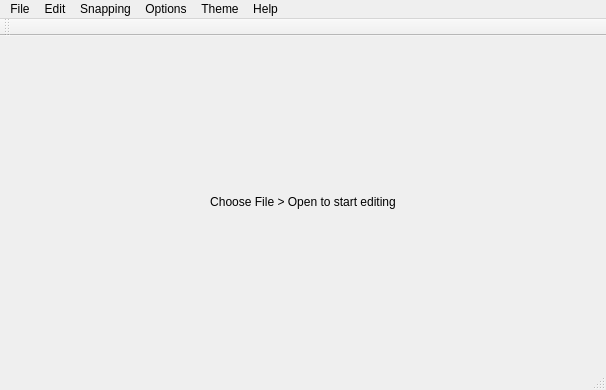
<?xml version="1.0" encoding="UTF-8"?>
<ui version="4.0">
 <class>EditorMainWindow</class>
 <widget class="QMainWindow" name="EditorMainWindow">
  <property name="geometry">
   <rect>
    <x>0</x>
    <y>0</y>
    <width>606</width>
    <height>390</height>
   </rect>
  </property>
  <property name="windowTitle">
   <string/>
  </property>
  <property name="windowIcon">
   <iconset>
    <normaloff>:/images/app.ico</normaloff>:/images/app.ico</iconset>
  </property>
  <widget class="QWidget" name="centralwidget">
   <layout class="QHBoxLayout" name="horizontalLayout">
    <property name="leftMargin">
     <number>0</number>
    </property>
    <property name="topMargin">
     <number>0</number>
    </property>
    <property name="rightMargin">
     <number>0</number>
    </property>
    <property name="bottomMargin">
     <number>0</number>
    </property>
    <item>
     <widget class="QStackedWidget" name="stackedWidget">
      <property name="currentIndex">
       <number>0</number>
      </property>
      <widget class="QWidget" name="page">
       <layout class="QHBoxLayout" name="horizontalLayout_3">
        <item>
         <widget class="QLabel" name="lblStatus">
          <property name="text">
           <string>Choose File &gt; Open to start editing</string>
          </property>
          <property name="alignment">
           <set>Qt::AlignCenter</set>
          </property>
         </widget>
        </item>
       </layout>
      </widget>
      <widget class="QWidget" name="page_2">
       <layout class="QHBoxLayout" name="horizontalLayout_2">
        <item>
         <widget class="QTabWidget" name="tabWidget">
          <property name="enabled">
           <bool>true</bool>
          </property>
          <property name="tabPosition">
           <enum>QTabWidget::North</enum>
          </property>
          <property name="tabShape">
           <enum>QTabWidget::Rounded</enum>
          </property>
          <property name="currentIndex">
           <number>-1</number>
          </property>
          <property name="documentMode">
           <bool>true</bool>
          </property>
          <property name="tabsClosable">
           <bool>true</bool>
          </property>
          <property name="movable">
           <bool>true</bool>
          </property>
         </widget>
        </item>
       </layout>
      </widget>
     </widget>
    </item>
   </layout>
  </widget>
  <widget class="QMenuBar" name="menubar">
   <property name="geometry">
    <rect>
     <x>0</x>
     <y>0</y>
     <width>606</width>
     <height>21</height>
    </rect>
   </property>
   <widget class="QMenu" name="menuFile">
    <property name="title">
     <string>File</string>
    </property>
    <addaction name="actionNew_project"/>
    <addaction name="actionOpen_project"/>
    <addaction name="actionConvert_relive_data_folder_to_project"/>
    <addaction name="actionNew_path"/>
    <addaction name="action_open_path"/>
    <addaction name="separator"/>
    <addaction name="action_save_path"/>
    <addaction name="action_save_path_as"/>
    <addaction name="action_run_level"/>
    <addaction name="action_exit_application"/>
    <addaction name="actionSave_As"/>
    <addaction name="actionSave_all"/>
    <addaction name="actionExport_to_lvl"/>
    <addaction name="actionExport_and_play"/>
    <addaction name="separator"/>
    <addaction name="action_close_path"/>
   </widget>
   <widget class="QMenu" name="menuHelp">
    <property name="title">
     <string>Help</string>
    </property>
    <addaction name="action_about"/>
    <addaction name="action_about_qt"/>
   </widget>
   <widget class="QMenu" name="menuOptions">
    <property name="enabled">
     <bool>true</bool>
    </property>
    <property name="title">
     <string>Options</string>
    </property>
    <addaction name="action_toggle_show_grid"/>
    <addaction name="action_toggle_bring_selection_to_front"/>
    <addaction name="actionItem_transparency"/>
   </widget>
   <widget class="QMenu" name="menuEdit">
    <property name="title">
     <string>Edit</string>
    </property>
    <addaction name="action_undo"/>
    <addaction name="action_redo"/>
    <addaction name="action_cut"/>
    <addaction name="action_copy"/>
    <addaction name="action_paste"/>
    <addaction name="separator"/>
    <addaction name="actionCut"/>
    <addaction name="actionCopy"/>
    <addaction name="actionPaste"/>
    <addaction name="separator"/>
    <addaction name="action_zoom_in"/>
    <addaction name="action_zoom_out"/>
    <addaction name="action_zoom_reset"/>
    <addaction name="action_add_new_collision_item"/>
    <addaction name="action_add_new_map_object"/>
    <addaction name="action_delete_selected_items"/>
    <addaction name="separator"/>
    <addaction name="actionEdit_HintFly_messages"/>
    <addaction name="actionEdit_LCDScreen_messages"/>
    <addaction name="actionEdit_path_data"/>
    <addaction name="actionEdit_map_size"/>
    <addaction name="separator"/>
    <addaction name="actionAdd_object"/>
    <addaction name="actionAdd_collision"/>
    <addaction name="separator"/>
    <addaction name="actionConnect_collisions"/>
   </widget>
   <widget class="QMenu" name="menuSnapping">
    <property name="title">
     <string>Snapping</string>
    </property>
    <addaction name="action_snap_collision_items_on_x"/>
    <addaction name="action_snap_collision_objects_on_y"/>
    <addaction name="action_snap_map_objects_x"/>
    <addaction name="action_snap_map_objects_y"/>
   </widget>
   <widget class="QMenu" name="menuTheme">
    <property name="title">
     <string>Theme</string>
    </property>
    <addaction name="actionDark_theme"/>
    <addaction name="actionDark_Fusion_theme"/>
   </widget>
   <addaction name="menuFile"/>
   <addaction name="menuEdit"/>
   <addaction name="menuSnapping"/>
   <addaction name="menuOptions"/>
   <addaction name="menuTheme"/>
   <addaction name="menuHelp"/>
  </widget>
  <widget class="QStatusBar" name="statusbar"/>
  <widget class="QToolBar" name="toolBar">
   <property name="windowTitle">
    <string>toolBar</string>
   </property>
   <property name="movable">
    <bool>true</bool>
   </property>
   <property name="iconSize">
    <size>
     <width>16</width>
     <height>16</height>
    </size>
   </property>
   <property name="toolButtonStyle">
    <enum>Qt::ToolButtonIconOnly</enum>
   </property>
   <property name="floatable">
    <bool>false</bool>
   </property>
   <attribute name="toolBarArea">
    <enum>TopToolBarArea</enum>
   </attribute>
   <attribute name="toolBarBreak">
    <bool>false</bool>
   </attribute>
  </widget>
  <action name="action_open_path">
   <property name="icon">
    <iconset resource="resources.qrc">
     <normaloff>:/icons/rsc/icons/open.png</normaloff>:/icons/rsc/icons/open.png</iconset>
   </property>
   <property name="text">
    <string>Open path</string>
   </property>
   <property name="shortcut">
    <string>Ctrl+O</string>
   </property>
   <property name="iconVisibleInMenu">
    <bool>true</bool>
   </property>
  </action>
  <action name="action_close_path">
   <property name="icon">
    <iconset resource="resources.qrc">
     <normaloff>:/icons/rsc/icons/Close.png</normaloff>:/icons/rsc/icons/Close.png</iconset>
   </property>
   <property name="text">
    <string>Close path</string>
   </property>
   <property name="shortcut">
    <string>Ctrl+W</string>
   </property>
   <property name="iconVisibleInMenu">
    <bool>true</bool>
   </property>
  </action>
  <action name="action_exit_application">
   <property name="icon">
    <iconset>
     <normaloff>:/images/delete.png</normaloff>:/images/delete.png</iconset>
   </property>
   <property name="text">
    <string>Exit</string>
   </property>
   <property name="shortcut">
    <string>Ctrl+Q</string>
   </property>
   <property name="visible">
    <bool>false</bool>
   </property>
   <property name="iconVisibleInMenu">
    <bool>true</bool>
   </property>
  </action>
  <action name="action_save_path">
   <property name="icon">
    <iconset resource="resources.qrc">
     <normaloff>:/icons/rsc/icons/Save.png</normaloff>:/icons/rsc/icons/Save.png</iconset>
   </property>
   <property name="text">
    <string>Save</string>
   </property>
   <property name="iconText">
    <string>Save</string>
   </property>
   <property name="toolTip">
    <string>Save</string>
   </property>
   <property name="shortcut">
    <string>Ctrl+S</string>
   </property>
   <property name="shortcutContext">
    <enum>Qt::WindowShortcut</enum>
   </property>
   <property name="visible">
    <bool>true</bool>
   </property>
   <property name="iconVisibleInMenu">
    <bool>true</bool>
   </property>
  </action>
  <action name="action_about_qt">
   <property name="icon">
    <iconset>
     <normaloff>:/images/qt.png</normaloff>:/images/qt.png</iconset>
   </property>
   <property name="text">
    <string>About Qt</string>
   </property>
   <property name="iconVisibleInMenu">
    <bool>true</bool>
   </property>
  </action>
  <action name="action_about">
   <property name="icon">
    <iconset>
     <normaloff>:/images/application_osx_terminal.png</normaloff>:/images/application_osx_terminal.png</iconset>
   </property>
   <property name="text">
    <string>About</string>
   </property>
   <property name="iconVisibleInMenu">
    <bool>true</bool>
   </property>
  </action>
  <action name="action_toggle_show_grid">
   <property name="checkable">
    <bool>false</bool>
   </property>
   <property name="checked">
    <bool>false</bool>
   </property>
   <property name="enabled">
    <bool>true</bool>
   </property>
   <property name="icon">
    <iconset>
     <normaloff>:/images/grid.png</normaloff>:/images/grid.png</iconset>
   </property>
   <property name="text">
    <string>Toggle grid</string>
   </property>
   <property name="visible">
    <bool>true</bool>
   </property>
   <property name="iconVisibleInMenu">
    <bool>true</bool>
   </property>
  </action>
  <action name="action_toggle_show_screens">
   <property name="checkable">
    <bool>false</bool>
   </property>
   <property name="checked">
    <bool>false</bool>
   </property>
   <property name="icon">
    <iconset>
     <normaloff>:/images/screen.png</normaloff>:/images/screen.png</iconset>
   </property>
   <property name="text">
    <string>Toggle show screens</string>
   </property>
   <property name="iconVisibleInMenu">
    <bool>true</bool>
   </property>
  </action>
  <action name="action_toggle_show_collision_items">
   <property name="checkable">
    <bool>false</bool>
   </property>
   <property name="checked">
    <bool>false</bool>
   </property>
   <property name="icon">
    <iconset>
     <normaloff>:/images/collisionitem.png</normaloff>:/images/collisionitem.png</iconset>
   </property>
   <property name="text">
    <string>Toggle show collision items</string>
   </property>
   <property name="iconVisibleInMenu">
    <bool>true</bool>
   </property>
  </action>
  <action name="action_toggle_show_map_objects">
   <property name="checkable">
    <bool>false</bool>
   </property>
   <property name="checked">
    <bool>false</bool>
   </property>
   <property name="icon">
    <iconset>
     <normaloff>:/images/map.png</normaloff>:/images/map.png</iconset>
   </property>
   <property name="text">
    <string>Toggle show map objects</string>
   </property>
   <property name="iconVisibleInMenu">
    <bool>true</bool>
   </property>
  </action>
  <action name="action_undo">
   <property name="enabled">
    <bool>true</bool>
   </property>
   <property name="text">
    <string>Undo</string>
   </property>
   <property name="shortcut">
    <string>Ctrl+Z</string>
   </property>
   <property name="iconVisibleInMenu">
    <bool>true</bool>
   </property>
  </action>
  <action name="action_redo">
   <property name="enabled">
    <bool>true</bool>
   </property>
   <property name="text">
    <string>Redo</string>
   </property>
   <property name="shortcut">
    <string>Ctrl+Y</string>
   </property>
   <property name="iconVisibleInMenu">
    <bool>true</bool>
   </property>
  </action>
  <action name="action_zoom_reset">
   <property name="enabled">
    <bool>true</bool>
   </property>
   <property name="icon">
    <iconset resource="resources.qrc">
     <normaloff>:/icons/rsc/icons/zoom_reset.png</normaloff>:/icons/rsc/icons/zoom_reset.png</iconset>
   </property>
   <property name="text">
    <string>Reset zoom</string>
   </property>
   <property name="shortcut">
    <string>/</string>
   </property>
   <property name="visible">
    <bool>true</bool>
   </property>
   <property name="iconVisibleInMenu">
    <bool>true</bool>
   </property>
  </action>
  <action name="action_zoom_in">
   <property name="enabled">
    <bool>true</bool>
   </property>
   <property name="icon">
    <iconset resource="resources.qrc">
     <normaloff>:/icons/rsc/icons/zoom_in.png</normaloff>:/icons/rsc/icons/zoom_in.png</iconset>
   </property>
   <property name="text">
    <string>Zoom in</string>
   </property>
   <property name="shortcut">
    <string>+</string>
   </property>
   <property name="visible">
    <bool>true</bool>
   </property>
   <property name="iconVisibleInMenu">
    <bool>true</bool>
   </property>
  </action>
  <action name="action_zoom_out">
   <property name="enabled">
    <bool>true</bool>
   </property>
   <property name="icon">
    <iconset resource="resources.qrc">
     <normaloff>:/icons/rsc/icons/zoom_out.png</normaloff>:/icons/rsc/icons/zoom_out.png</iconset>
   </property>
   <property name="text">
    <string>Zoom out</string>
   </property>
   <property name="shortcut">
    <string>-</string>
   </property>
   <property name="visible">
    <bool>true</bool>
   </property>
   <property name="iconVisibleInMenu">
    <bool>true</bool>
   </property>
  </action>
  <action name="action_add_new_collision_item">
   <property name="enabled">
    <bool>false</bool>
   </property>
   <property name="icon">
    <iconset>
     <normaloff>:/images/wrench.png</normaloff>:/images/wrench.png</iconset>
   </property>
   <property name="text">
    <string>Add new collision item</string>
   </property>
   <property name="shortcut">
    <string>Ctrl+M</string>
   </property>
   <property name="visible">
    <bool>false</bool>
   </property>
   <property name="iconVisibleInMenu">
    <bool>true</bool>
   </property>
  </action>
  <action name="action_add_new_map_object">
   <property name="enabled">
    <bool>false</bool>
   </property>
   <property name="icon">
    <iconset>
     <normaloff>:/images/add.png</normaloff>:/images/add.png</iconset>
   </property>
   <property name="text">
    <string>Add new map object</string>
   </property>
   <property name="shortcut">
    <string>Ctrl+N</string>
   </property>
   <property name="visible">
    <bool>false</bool>
   </property>
   <property name="iconVisibleInMenu">
    <bool>true</bool>
   </property>
  </action>
  <action name="action_save_path_as">
   <property name="enabled">
    <bool>false</bool>
   </property>
   <property name="icon">
    <iconset>
     <normaloff>:/images/database_save.png</normaloff>:/images/database_save.png</iconset>
   </property>
   <property name="text">
    <string>Save as</string>
   </property>
   <property name="shortcut">
    <string>Ctrl+A</string>
   </property>
   <property name="visible">
    <bool>false</bool>
   </property>
   <property name="iconVisibleInMenu">
    <bool>true</bool>
   </property>
  </action>
  <action name="action_delete_selected_items">
   <property name="enabled">
    <bool>false</bool>
   </property>
   <property name="icon">
    <iconset>
     <normaloff>:/images/application_delete.png</normaloff>:/images/application_delete.png</iconset>
   </property>
   <property name="text">
    <string>Delete selected item(s)</string>
   </property>
   <property name="iconText">
    <string>Delete selected item(s)</string>
   </property>
   <property name="shortcut">
    <string>Del</string>
   </property>
   <property name="visible">
    <bool>false</bool>
   </property>
   <property name="iconVisibleInMenu">
    <bool>true</bool>
   </property>
  </action>
  <action name="action_run_level">
   <property name="enabled">
    <bool>false</bool>
   </property>
   <property name="icon">
    <iconset>
     <normaloff>:/images/wrench_orange.png</normaloff>:/images/wrench_orange.png</iconset>
   </property>
   <property name="text">
    <string>Run game</string>
   </property>
   <property name="shortcut">
    <string>Ctrl+R</string>
   </property>
   <property name="visible">
    <bool>false</bool>
   </property>
  </action>
  <action name="action_copy">
   <property name="icon">
    <iconset>
     <normaloff>:/images/copy.png</normaloff>:/images/copy.png</iconset>
   </property>
   <property name="text">
    <string>Copy</string>
   </property>
   <property name="shortcut">
    <string>Ctrl+C</string>
   </property>
   <property name="visible">
    <bool>false</bool>
   </property>
   <property name="iconVisibleInMenu">
    <bool>true</bool>
   </property>
  </action>
  <action name="action_paste">
   <property name="icon">
    <iconset>
     <normaloff>:/images/paste.png</normaloff>:/images/paste.png</iconset>
   </property>
   <property name="text">
    <string>Paste</string>
   </property>
   <property name="shortcut">
    <string>Ctrl+V</string>
   </property>
   <property name="visible">
    <bool>false</bool>
   </property>
   <property name="iconVisibleInMenu">
    <bool>true</bool>
   </property>
  </action>
  <action name="action_snap_collision_items_on_x">
   <property name="checkable">
    <bool>true</bool>
   </property>
   <property name="enabled">
    <bool>true</bool>
   </property>
   <property name="icon">
    <iconset resource="resources.qrc">
     <normaloff>:/icons/rsc/icons/Snap_Line_X.png</normaloff>:/icons/rsc/icons/Snap_Line_X.png</iconset>
   </property>
   <property name="text">
    <string>Snap collision objects on X</string>
   </property>
   <property name="visible">
    <bool>true</bool>
   </property>
   <property name="iconVisibleInMenu">
    <bool>true</bool>
   </property>
  </action>
  <action name="action_snap_map_objects_x">
   <property name="checkable">
    <bool>true</bool>
   </property>
   <property name="icon">
    <iconset resource="resources.qrc">
     <normaloff>:/icons/rsc/icons/Snap_Object_X.png</normaloff>:/icons/rsc/icons/Snap_Object_X.png</iconset>
   </property>
   <property name="text">
    <string>Snap map objects on X</string>
   </property>
   <property name="visible">
    <bool>true</bool>
   </property>
   <property name="iconVisibleInMenu">
    <bool>true</bool>
   </property>
  </action>
  <action name="action_set_transparency_levels">
   <property name="icon">
    <iconset>
     <normaloff>:/images/transparency.png</normaloff>:/images/transparency.png</iconset>
   </property>
   <property name="text">
    <string>Set transparency levels</string>
   </property>
   <property name="iconText">
    <string>Set transparency levels</string>
   </property>
   <property name="toolTip">
    <string>Set transparency levels</string>
   </property>
   <property name="iconVisibleInMenu">
    <bool>true</bool>
   </property>
  </action>
  <action name="action_cut">
   <property name="icon">
    <iconset>
     <normaloff>:/images/cut.png</normaloff>:/images/cut.png</iconset>
   </property>
   <property name="text">
    <string>Cut</string>
   </property>
   <property name="shortcut">
    <string>Ctrl+X</string>
   </property>
   <property name="visible">
    <bool>false</bool>
   </property>
   <property name="iconVisibleInMenu">
    <bool>true</bool>
   </property>
  </action>
  <action name="action_toggle_freeze_collision_objects">
   <property name="icon">
    <iconset>
     <normaloff>:/images/lock_open.png</normaloff>:/images/lock_open.png</iconset>
   </property>
   <property name="text">
    <string>Toggle freeze collision objects</string>
   </property>
   <property name="iconVisibleInMenu">
    <bool>true</bool>
   </property>
  </action>
  <action name="action_toggle_freeze_map_objects">
   <property name="icon">
    <iconset>
     <normaloff>:/images/lock_open.png</normaloff>:/images/lock_open.png</iconset>
   </property>
   <property name="text">
    <string>Toggle freeze map objects</string>
   </property>
   <property name="iconVisibleInMenu">
    <bool>true</bool>
   </property>
  </action>
  <action name="action_toggle_map_object_wire_frame_mode">
   <property name="icon">
    <iconset>
     <normaloff>:/images/wireframe.png</normaloff>:/images/wireframe.png</iconset>
   </property>
   <property name="text">
    <string>Toggle map object wire frame mode</string>
   </property>
   <property name="iconVisibleInMenu">
    <bool>true</bool>
   </property>
  </action>
  <action name="action_path_map_stats">
   <property name="icon">
    <iconset>
     <normaloff>:/images/mapstats.png</normaloff>:/images/mapstats.png</iconset>
   </property>
   <property name="text">
    <string>Path/map stats</string>
   </property>
   <property name="shortcut">
    <string>Ctrl+I</string>
   </property>
  </action>
  <action name="action_snap_collision_objects_on_y">
   <property name="checkable">
    <bool>true</bool>
   </property>
   <property name="icon">
    <iconset resource="resources.qrc">
     <normaloff>:/icons/rsc/icons/Snap_Line_Y.png</normaloff>:/icons/rsc/icons/Snap_Line_Y.png</iconset>
   </property>
   <property name="text">
    <string>Snap collision objects on Y</string>
   </property>
   <property name="visible">
    <bool>true</bool>
   </property>
   <property name="iconVisibleInMenu">
    <bool>true</bool>
   </property>
  </action>
  <action name="action_snap_map_objects_y">
   <property name="checkable">
    <bool>true</bool>
   </property>
   <property name="icon">
    <iconset resource="resources.qrc">
     <normaloff>:/icons/rsc/icons/Snap_Object_Y.png</normaloff>:/icons/rsc/icons/Snap_Object_Y.png</iconset>
   </property>
   <property name="text">
    <string>Snap map objects on Y</string>
   </property>
   <property name="visible">
    <bool>true</bool>
   </property>
   <property name="iconVisibleInMenu">
    <bool>true</bool>
   </property>
  </action>
  <action name="action_toggle_bring_selection_to_front">
   <property name="icon">
    <iconset>
     <normaloff>:/images/bring_to_front.png</normaloff>:/images/bring_to_front.png</iconset>
   </property>
   <property name="text">
    <string>Toggle bring selection to front</string>
   </property>
   <property name="visible">
    <bool>false</bool>
   </property>
   <property name="iconVisibleInMenu">
    <bool>true</bool>
   </property>
  </action>
  <action name="action_reload_xml_properties">
   <property name="icon">
    <iconset>
     <normaloff>:/images/wrench_orange.png</normaloff>:/images/wrench_orange.png</iconset>
   </property>
   <property name="text">
    <string>Debug / Reload xml properties</string>
   </property>
   <property name="iconVisibleInMenu">
    <bool>false</bool>
   </property>
  </action>
  <action name="actionExport_to_lvl">
   <property name="text">
    <string>Export to lvl</string>
   </property>
  </action>
  <action name="actionEdit_HintFly_messages">
   <property name="text">
    <string>Edit HintFly messages</string>
   </property>
  </action>
  <action name="actionEdit_LCDScreen_messages">
   <property name="text">
    <string>Edit LCDScreen messages</string>
   </property>
  </action>
  <action name="actionEdit_path_data">
   <property name="text">
    <string>Edit path data</string>
   </property>
   <property name="shortcut">
    <string>Shift+P</string>
   </property>
  </action>
  <action name="actionEdit_map_size">
   <property name="text">
    <string>Edit map size</string>
   </property>
   <property name="shortcut">
    <string>Shift+M</string>
   </property>
  </action>
  <action name="actionNew_path">
   <property name="text">
    <string>New path</string>
   </property>
  </action>
  <action name="actionSave_As">
   <property name="text">
    <string>Save As...</string>
   </property>
  </action>
  <action name="actionAdd_object">
   <property name="icon">
    <iconset resource="resources.qrc">
     <normaloff>:/icons/rsc/icons/New_Object.png</normaloff>:/icons/rsc/icons/New_Object.png</iconset>
   </property>
   <property name="text">
    <string>Add object</string>
   </property>
   <property name="shortcut">
    <string>Shift+A</string>
   </property>
  </action>
  <action name="actionAdd_collision">
   <property name="icon">
    <iconset resource="resources.qrc">
     <normaloff>:/icons/rsc/icons/New_Line.png</normaloff>:/icons/rsc/icons/New_Line.png</iconset>
   </property>
   <property name="text">
    <string>Add collision</string>
   </property>
   <property name="shortcut">
    <string>Shift+C</string>
   </property>
  </action>
  <action name="actionConnect_collisions">
   <property name="text">
    <string>Connect collisions</string>
   </property>
   <property name="shortcut">
    <string>Ctrl+J</string>
   </property>
  </action>
  <action name="actionItem_transparency">
   <property name="text">
    <string>Item transparency</string>
   </property>
  </action>
  <action name="actionCut">
   <property name="text">
    <string>Cut</string>
   </property>
   <property name="shortcut">
    <string>Ctrl+X</string>
   </property>
  </action>
  <action name="actionCopy">
   <property name="text">
    <string>Copy</string>
   </property>
   <property name="shortcut">
    <string>Ctrl+C</string>
   </property>
  </action>
  <action name="actionPaste">
   <property name="text">
    <string>Paste</string>
   </property>
   <property name="shortcut">
    <string>Ctrl+V</string>
   </property>
  </action>
  <action name="actionDark_theme">
   <property name="checkable">
    <bool>true</bool>
   </property>
   <property name="text">
    <string>Dark</string>
   </property>
  </action>
  <action name="actionDefault_theme">
   <property name="checkable">
    <bool>true</bool>
   </property>
   <property name="text">
    <string>Default</string>
   </property>
  </action>
  <action name="actionDark_Fusion_theme">
   <property name="checkable">
    <bool>true</bool>
   </property>
   <property name="text">
    <string>Dark Fusion</string>
   </property>
  </action>
  <action name="actionSave_all">
   <property name="icon">
    <iconset resource="resources.qrc">
     <normaloff>:/icons/rsc/icons/Save_All.png</normaloff>:/icons/rsc/icons/Save_All.png</iconset>
   </property>
   <property name="text">
    <string>Save all</string>
   </property>
  </action>
  <action name="actionExport_and_play">
   <property name="icon">
    <iconset resource="resources.qrc">
     <normaloff>:/icons/rsc/icons/Save_Export_Play.png</normaloff>:/icons/rsc/icons/Save_Export_Play.png</iconset>
   </property>
   <property name="text">
    <string>Export and play</string>
   </property>
  </action>
  <action name="actionNew_project">
   <property name="text">
    <string>New project</string>
   </property>
  </action>
  <action name="actionConvert_relive_data_folder_to_project">
   <property name="text">
    <string>Convert relive_data folder to project</string>
   </property>
  </action>
  <action name="actionOpen_project">
   <property name="text">
    <string>Open project</string>
   </property>
  </action>
 </widget>
 <resources>
  <include location="resources.qrc"/>
 </resources>
 <connections/>
</ui>
